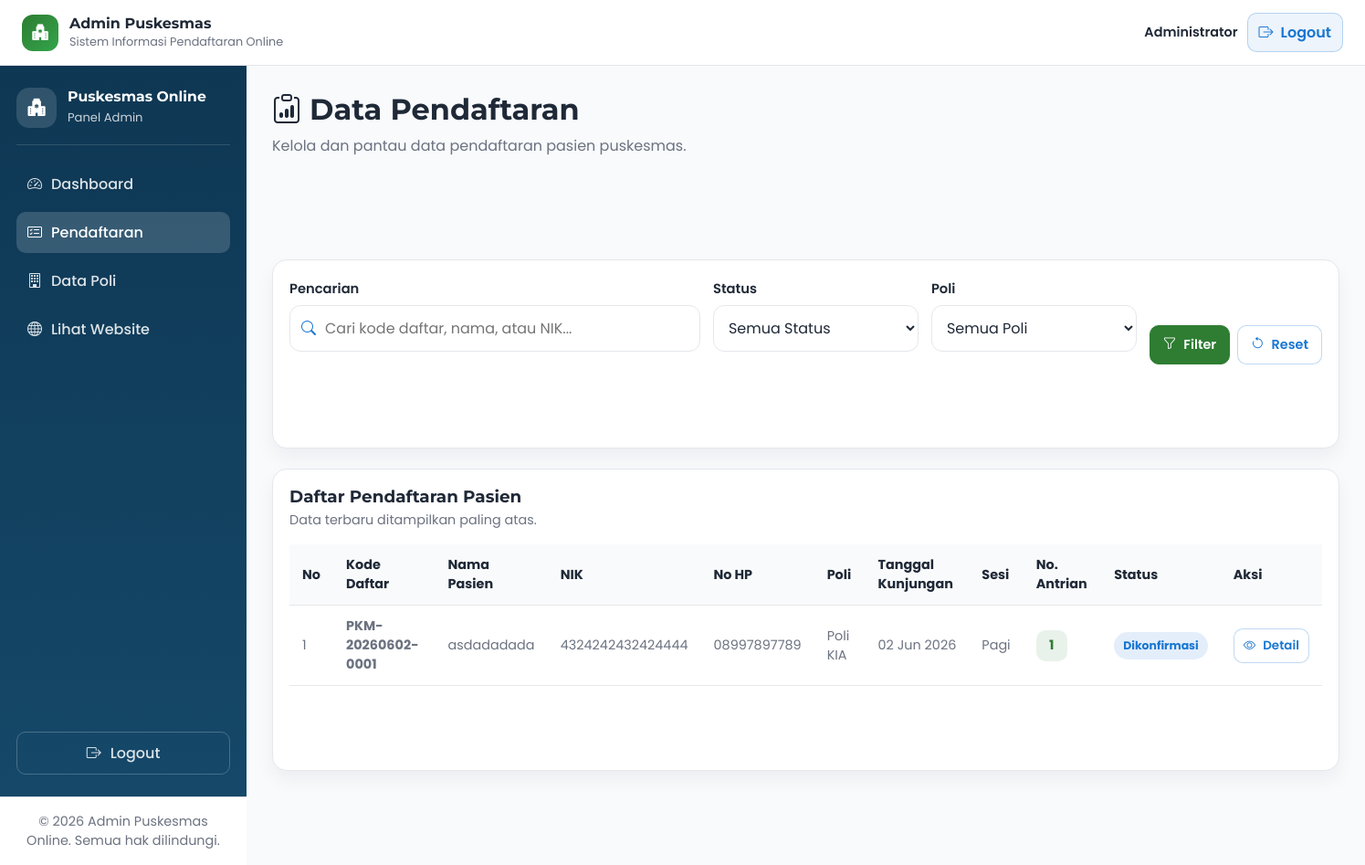
Page /admin/pendaftaran/index.php (signed in) on the committed database.
### tables this page shows
CREATE TABLE `pendaftaran` (
  `id` int unsigned NOT NULL AUTO_INCREMENT,
  `kode_daftar` varchar(20) NOT NULL,
  `nik` varchar(16) NOT NULL,
  `nama_pasien` varchar(100) NOT NULL,
  `jenis_kelamin` enum('Laki-laki','Perempuan') NOT NULL,
  `tanggal_lahir` date DEFAULT NULL,
  `alamat` text,
  `no_hp` varchar(20) DEFAULT NULL,
  `poli_id` int unsigned NOT NULL,
  `tanggal_kunjungan` date NOT NULL,
  `sesi_waktu` enum('Pagi','Siang','Sore') NOT NULL,
  `nomor_antrian` int unsigned NOT NULL,
  `status` enum('menunggu','dikonfirmasi','selesai','dibatalkan') NOT NULL DEFAULT 'menunggu',
  `catatan_admin` text,
  `created_at` timestamp NULL DEFAULT CURRENT_TIMESTAMP,
  `updated_at` timestamp NULL DEFAULT CURRENT_TIMESTAMP ON UPDATE CURRENT_TIMESTAMP,
  PRIMARY KEY (`id`),
  UNIQUE KEY `kode_daftar` (`kode_daftar`),
  KEY `fk_pendaftaran_poli` (`poli_id`),
  CONSTRAINT `fk_pendaftaran_poli` FOREIGN KEY (`poli_id`) REFERENCES `poli` (`id`) ON DELETE RESTRICT ON UPDATE CASCADE
);

CREATE TABLE `poli` (
  `id` int unsigned NOT NULL AUTO_INCREMENT,
  `nama_poli` varchar(100) NOT NULL,
  `deskripsi` text,
  `kondisi_ditangani` text,
  `dokter` varchar(100) DEFAULT NULL,
  `jadwal` varchar(150) DEFAULT NULL,
  `jam_operasional` varchar(100) DEFAULT NULL,
  `is_active` tinyint(1) NOT NULL DEFAULT '1',
  `created_at` timestamp NULL DEFAULT CURRENT_TIMESTAMP,
  `updated_at` timestamp NULL DEFAULT CURRENT_TIMESTAMP ON UPDATE CURRENT_TIMESTAMP,
  PRIMARY KEY (`id`)
);

### admin/pendaftaran/index.php (the view, shortened to what this page needs)
<?php
require_once '../../config/koneksi.php';
$conn = $mysqli;
$q = trim($_GET['q'] ?? '');
$sql = "
    SELECT
        p.id,
        p.kode_daftar,
        p.nama_pasien,
        p.nik,
        p.no_hp,
        p.tanggal_kunjungan,
        p.sesi_waktu,
        p.nomor_antrian,
        p.status,
        p.created_at,
        pl.nama_poli
    FROM pendaftaran p
    JOIN poli pl ON p.poli_id = pl.id
";
$sql .= " ORDER BY p.created_at DESC";
$stmt = $conn->prepare($sql);
$stmt->execute();
$result = $stmt->get_result();
function formatStatus($status)
{
    switch ($status) {
        case 'menunggu':
            return 'Menunggu';
        case 'dikonfirmasi':
            return 'Dikonfirmasi';
        case 'selesai':
            return 'Selesai';
        case 'dibatalkan':
            return 'Dibatalkan';
    }
}
function statusClass($status)
{
    switch ($status) {
        case 'dikonfirmasi':
            return 'status-dikonfirmasi';
    }
}
include '../includes/header.php';
include '../includes/sidebar.php';
?>
<main class="admin-main-content">
    <div class="admin-page-head">
        <h1>
            <i class="bi bi-clipboard-data"></i>
            Data Pendaftaran
        </h1>
        <p>Kelola dan pantau data pendaftaran pasien puskesmas.</p>
    </div>
    <section class="admin-card">
        <form method="GET" action="" class="filter-form">
            <div class="filter-grid">
                <div class="form-group">
                    <label for="q">Pencarian</label>
                    <div class="input-wrapper">
                        <i class="bi bi-search"></i>
                        <input
                            type="text"
                            id="q"
                            name="q"
                            value="<?= htmlspecialchars($q, ENT_QUOTES, 'UTF-8'); ?>"
                            placeholder="Cari kode daftar, nama, atau NIK..."
                        >
                    </div>
                </div>
                <div class="form-group">
                    <label for="status">Status</label>
                    <select name="status" id="status" class="form-control">
                        <option value="">Semua Status</option>
                    </select>
                </div>
                <div class="form-group">
                    <label for="poli">Poli</label>
                    <select name="poli" id="poli" class="form-control">
                        <option value="">Semua Poli</option>
                    </select>
                </div>
                <div class="filter-actions">
                    <button type="submit" class="btn-admin btn-primary">
                        <i class="bi bi-funnel"></i>
                        Filter
                    </button>
                    <a href="index.php" class="btn-admin btn-outline">
                        <i class="bi bi-arrow-counterclockwise"></i>
                        Reset
                    </a>
                </div>
            </div>
        </form>
    </section>
    <section class="admin-card">
        <div class="admin-card-header">
            <div>
                <h2>Daftar Pendaftaran Pasien</h2>
                <p>Data terbaru ditampilkan paling atas.</p>
            </div>
        </div>
        <div class="admin-table-wrapper">
            <table class="admin-table">
                <thead>
                    <tr>
                        <th>No</th>
                        <th>Kode Daftar</th>
                        <th>Nama Pasien</th>
                        <th>NIK</th>
                        <th>No HP</th>
                        <th>Poli</th>
                        <th>Tanggal Kunjungan</th>
                        <th>Sesi</th>
                        <th>No. Antrian</th>
                        <th>Status</th>
                        <th>Aksi</th>
                    </tr>
                </thead>
                <tbody>
                    <?php if ($result && $result->num_rows > 0): ?>
                        <?php $no = 1; ?>
                        <?php while ($row = $result->fetch_assoc()): ?>
                            <tr>
                                <td><?= $no++; ?></td>
                                <td>
                                    <strong>
                                        <?= htmlspecialchars($row['kode_daftar'], ENT_QUOTES, 'UTF-8'); ?>
                                    </strong>
                                </td>
                                <td>
                                    <?= htmlspecialchars($row['nama_pasien'], ENT_QUOTES, 'UTF-8'); ?>
                                </td>
                                <td>
                                    <?= htmlspecialchars($row['nik'], ENT_QUOTES, 'UTF-8'); ?>
                                </td>
                                <td>
                                    <?= htmlspecialchars($row['no_hp'] ?? '-', ENT_QUOTES, 'UTF-8'); ?>
                                </td>
                                <td>
                                    <?= htmlspecialchars($row['nama_poli'], ENT_QUOTES, 'UTF-8'); ?>
                                </td>
                                <td>
                                    <?= date('d M Y', strtotime($row['tanggal_kunjungan'])); ?>
                                </td>
                                <td>
                                    <?= htmlspecialchars($row['sesi_waktu'], ENT_QUOTES, 'UTF-8'); ?>
                                </td>
                                <td>
                                    <span class="queue-number">
                                        <?= (int) $row['nomor_antrian']; ?>
                                    </span>
                                </td>
                                <td>
                                    <span class="status-badge <?= statusClass($row['status']); ?>">
                                        <?= htmlspecialchars(formatStatus($row['status']), ENT_QUOTES, 'UTF-8'); ?>
                                    </span>
                                </td>
                                <td>
                                    <a
                                        href="detail.php?id=<?= (int) $row['id']; ?>"
                                        class="btn-admin btn-small btn-outline"
                                    >
                                        <i class="bi bi-eye"></i>
                                        Detail
                                    </a>
                                </td>
                            </tr>
                        <?php endwhile; ?>
                    <?php endif; ?>
                </tbody>
            </table>
        </div>
    </section>
</main>
<?php include '../includes/footer.php'; ?>

### assets/css/admin.css (style rules this page uses)
:root { --admin-green: #2E7D32; --admin-blue: #1976D2; --admin-white: #FFFFFF; --admin-bg: #F8FAFC; --admin-text: #1F2937; --admin-muted: #6B7280; --admin-border: #E5E7EB; --admin-shadow: 0 16px 32px rgba(15, 23, 42, 0.1); }
* { box-sizing: border-box; }
.form-group { margin-bottom: 14px; }
.form-group label { display: inline-block; margin-bottom: 7px; font-weight: 600; font-size: 0.92rem; }
.input-wrapper { display: flex; align-items: center; gap: 10px; padding: 0 12px; border: 1px solid var(--admin-border); border-radius: 12px; background: var(--admin-white); transition: border-color 0.18s ease, box-shadow 0.18s ease; }
.input-wrapper i { color: var(--admin-blue); font-size: 1rem; }
.input-wrapper input { width: 100%; border: 0; outline: none; padding: 12px 0; font: inherit; color: var(--admin-text); background: transparent; }
body.admin-dashboard-page { margin: 0; font-family: 'Poppins', sans-serif; background: var(--admin-bg); color: var(--admin-text); }
.admin-main-content { padding: 28px; display: grid; gap: 22px; }
.admin-main, .admin-main-content { padding: 28px; display: grid; gap: 22px; }
.admin-page-head h1 { margin: 0; font-family: 'Montserrat', sans-serif; font-size: clamp(1.6rem, 2.4vw, 2rem); }
.admin-page-head p { margin-top: 8px; color: var(--admin-muted); }
.admin-card { background: var(--admin-white); border: 1px solid var(--admin-border); border-radius: 16px; padding: 18px; box-shadow: 0 10px 20px rgba(15, 23, 42, 0.05); }
.admin-table-wrapper { width: 100%; overflow-x: auto; }
.admin-table { width: 100%; border-collapse: collapse; min-width: 800px; }
.admin-table th, .admin-table td { padding: 12px 14px; border-bottom: 1px solid var(--admin-border); text-align: left; font-size: 0.9rem; }
.admin-table th { background: #F9FAFB; color: var(--admin-text); font-weight: 700; }
.admin-table td { color: var(--admin-muted); }
.admin-card-header { display: flex; align-items: center; justify-content: space-between; gap: 14px; margin-bottom: 16px; }
.admin-card-header h2 { margin: 0; font-family: 'Montserrat', sans-serif; font-size: 1.15rem; }
.admin-card-header p { margin: 4px 0 0; color: var(--admin-muted); font-size: 0.9rem; }
.filter-form { width: 100%; }
.filter-grid { display: grid; grid-template-columns: 2fr 1fr 1fr auto; gap: 14px; align-items: end; }
.form-control { width: 100%; border: 1px solid var(--admin-border); border-radius: 12px; padding: 12px; font: inherit; color: var(--admin-text); background: var(--admin-white); outline: none; transition: border-color 0.18s ease, box-shadow 0.18s ease; }
.filter-actions { display: flex; gap: 8px; align-items: center; }
.btn-admin { display: inline-flex; align-items: center; justify-content: center; gap: 8px; border-radius: 10px; padding: 10px 14px; font: inherit; font-size: 0.9rem; font-weight: 600; text-decoration: none; border: 1px solid transparent; cursor: pointer; white-space: nowrap; transition: 0.18s ease; }
.btn-primary { background: var(--admin-green); color: var(--admin-white); border-color: var(--admin-green); }
.btn-outline { background: var(--admin-white); color: var(--admin-blue); border-color: rgba(25, 118, 210, 0.28); }
.btn-small { padding: 8px 10px; font-size: 0.84rem; }
.status-badge { display: inline-flex; align-items: center; justify-content: center; padding: 6px 10px; border-radius: 999px; font-size: 0.78rem; font-weight: 700; white-space: nowrap; }
.status-dikonfirmasi { background: rgba(25, 118, 210, 0.12); color: var(--admin-blue); }
.queue-number { display: inline-flex; align-items: center; justify-content: center; min-width: 34px; height: 34px; padding: 0 10px; border-radius: 10px; background: rgba(46, 125, 50, 0.1); color: var(--admin-green); font-weight: 700; }

### rows in the picture
pendaftaran: kode_daftar "PKM-20260602-0001", nama_pasien "asdadadada", nik "4324242432424444", no_hp "08997897789", poli.nama_poli "Poli KIA", tanggal_kunjungan "02 Jun 2026", sesi_waktu "Pagi", nomor_antrian "1", status "Dikonfirmasi"

### other values in the picture
$adminNama "Administrator"
